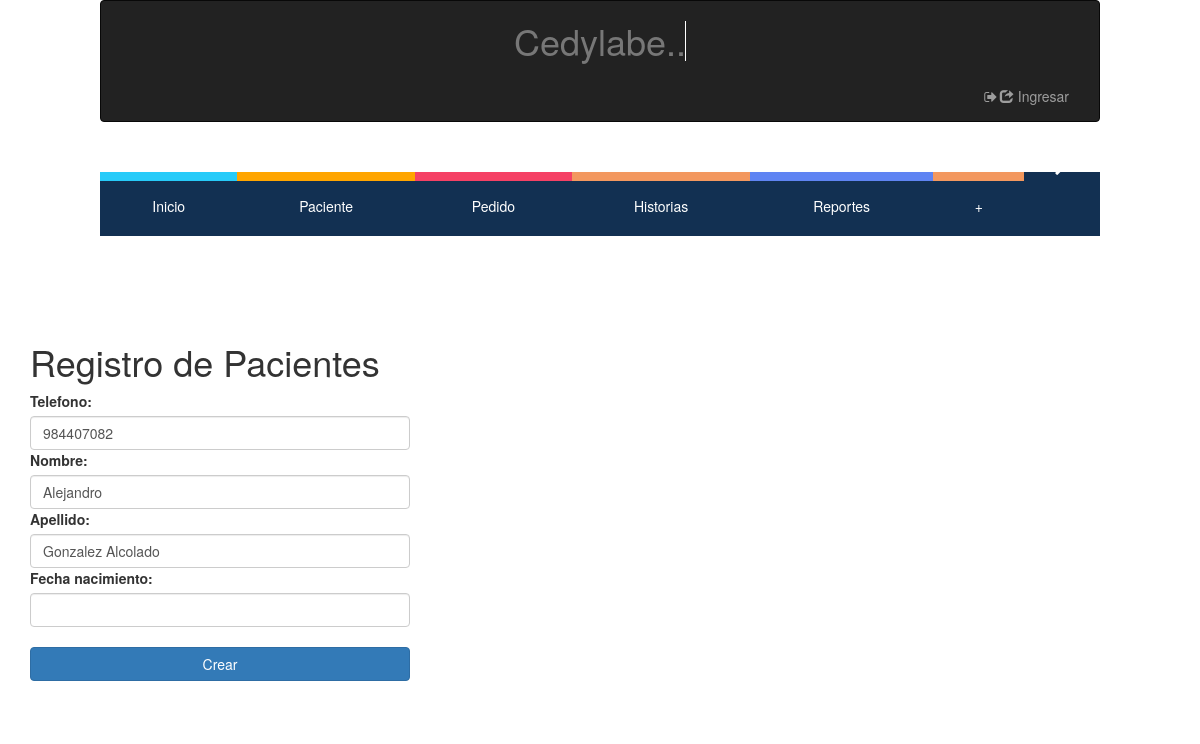
Page /editar/paciente/1/ on the committed database.
### hcapp/models.py (models this page shows, shortened)
class Paciente (models.Model):
    Cedula = models.IntegerField(null=False, blank=False, unique=True, error_messages={'unique':"Ya existe un paciente con esta cédula en el sistema"}) # es necesaria?
    Nombre = models.CharField(max_length=128, null=False, blank=False)
    Apellido = models.CharField(max_length=128, null=False, blank=False)
    Telefono = models.IntegerField(validators=[MaxValueValidator(9999999999)], null=True, blank=True)
    Fecha_nacimiento= models.DateField(null= True, blank=True)
    Fecha_ingreso= models.DateField(auto_now=True, auto_now_add=False)
    '''def save(self, *args, **kwargs):
        if not self.Edad:
            self.Edad = calculate_age(self.Fecha_nacimiento)
        super(Paciente, self).save(*args, **kwargs)'''

### hcapp/views.py (the view)
# urls.py: url(r'^editar/paciente/(?P<pk>[0-9]+)/$',views.EditarPaciente.as_view() ,name="Editar-Pacientes"),
class EditarPaciente (generic.UpdateView):
    model= Paciente
    fields = ['Telefono', 'Nombre', 'Apellido','Fecha_nacimiento']
    template_name_suffix ='_editform'

### hcapp/templates/hcapp/paciente_editform.html (shortened to what this page needs)
{% extends "hcapp/index.html" %}
{% load staticfiles %}
{% block contenido %}
<div class="container">
  <div class="col-md-4">
    <form name="formulario_pacientes" method="post">
      <div class="form-group row">
        <h1><center>Registro de Pacientes</center></h1>
          <div>
            {% include 'hcapp/form_template.html' %}
           <br>
            <button class="btn btn-primary btn-block"> Crear </button>
          <br>
          </div>
      </div>
    </form>
  </div>
{% endblock contenido %}

### hcapp/templates/hcapp/form_template.html (shortened to what this page needs)
{% for field in form%}
{% load staticfiles %}
{% load widget_tweaks %}
     <b>{{field.label_tag}}</b>
                    {% render_field field class="form-control" %}
                {% endfor %}
        <link href="//code.jquery.com/ui/1.12.1/themes/base/jquery-ui.css" rel="stylesheet">
            <link href="/resources/demos/style.css" rel="stylesheet">

### hcapp/static/css/estilo_distribucion_cntenido.css (style rules this page uses)
* { margin: 0; padding: 0; }
body { font-family: none; background: #fff; color: #fff; }

### hcapp/static/css/estilo_titulo.css (style rules this page uses)
* { margin: 0; padding: 0; }
body { font-family: monospace; background: #000; }
h1 { float: left; color: #fff; position: relative; font-size:2.5em; }

### rows in the picture
Paciente: Telefono "984407082" "Alejandro" "Gonzalez Alcolado"

### other values in the picture
{{ field.label_tag }} "Telefono:" "Nombre:" "Apellido:" "Fecha nacimiento:"
